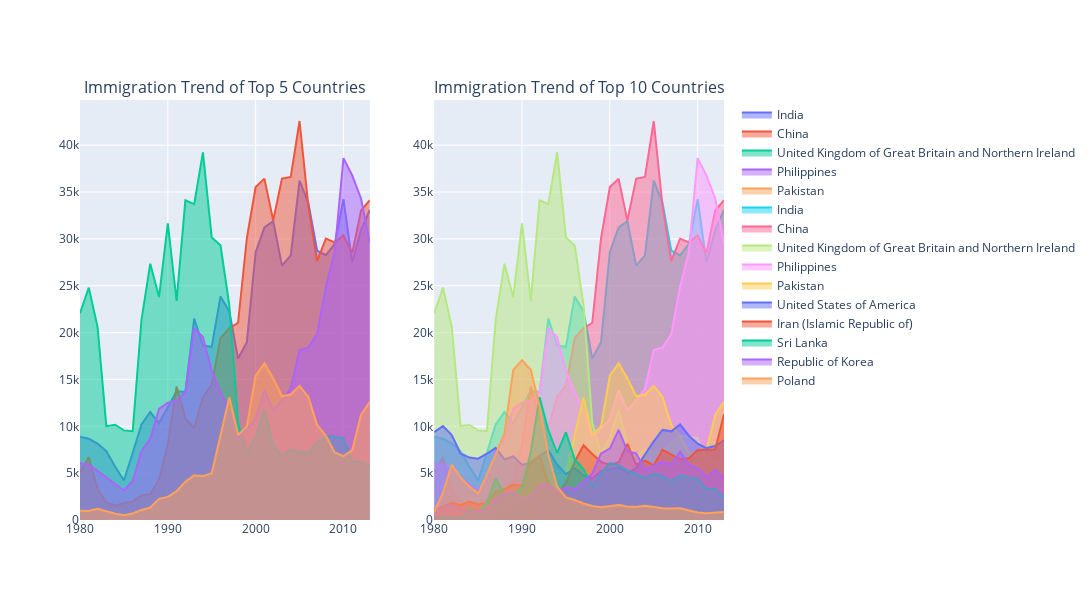

Here is the notebook cell this chart was saved with:
### Code cell
from plotly.subplots import make_subplots

# Create a subplot layout with two rows and one column
fig_subplots = make_subplots(rows=1, cols=2, 
                             subplot_titles=('Immigration Trend of Top 5 Countries', 
                                             'Immigration Trend of Top 10 Countries'))

# Add the area plots for the top 5 countries to the first subplot
for country in df_top5_plotly.columns:
    fig_subplots.add_trace(go.Scatter(x=df_top5_plotly.index,
                                      y=df_top5_plotly[country],
                                      mode='lines',
                                      fill='tozeroy',
                                      name=country,
                                     showlegend=True),
                           row=1, col=1)

# Add the area plots for the top 10 countries to the second subplot
for country in df_top10_plotly.columns:
    fig_subplots.add_trace(go.Scatter(x=df_top10_plotly.index,
                                      y=df_top10_plotly[country],
                                      mode='lines',
                                      fill='tozeroy',
                                      name=country,showlegend=True),
                           row=1, col=2)

# Update the layout
fig_subplots.update_layout(width=1700, height=600)

fig_subplots
